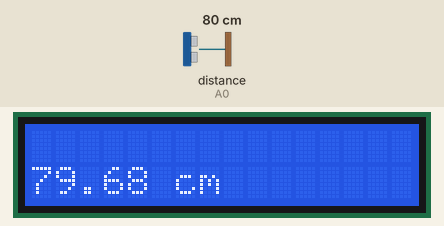
This sketch was run on a simulated Arduino Uno, built with avr-gcc and run on an emulated ATmega328P. Shown: 16×2 character LCD. Wiring (inferred from the names in the program): ultrasonic range finder: trigger A1; echo A0. The inputs (shaded band) are chosen by the test bench; at power-on: distance to the obstacle (sensor on A0) 80 cm. The echo pulse lasts 58.3 µs per cm.

Above: at 2.7 s.
2.8 s: distance to the obstacle (sensor on A0) set to 2 cm
At 3.5 s:
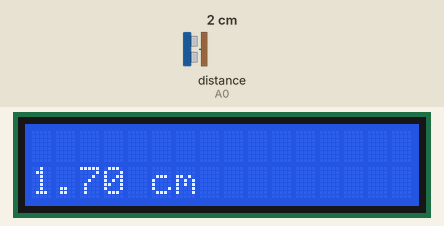
4.5 s: distance to the obstacle (sensor on A0) set to 299 cm
At 6.4 s:
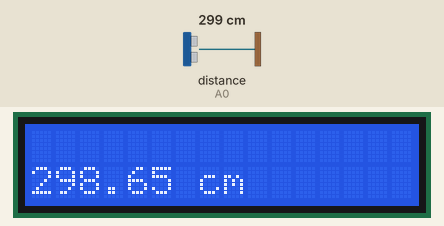
6.6 s: distance to the obstacle (sensor on A0) set to 4 cm
At 7.4 s:
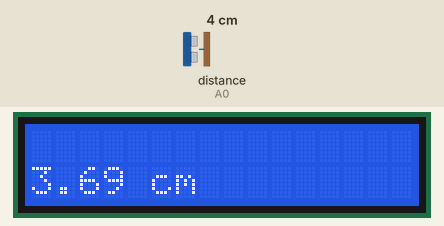
Timing chart, 0 to 9.6 s (numbered marks = the images above; inputs shaded):
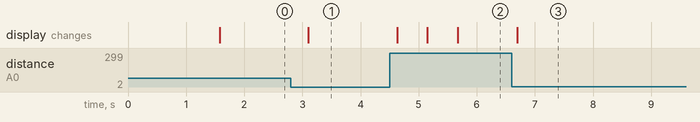

Measured:
- after the input at 2.8 s, the display: changes after 0.30 s (image 1)
- after the input at 4.5 s, the display: changes after 0.13 s (image 2)
- after the input at 6.6 s, the display: changes after 0.10 s (image 3)

The sketch:

rangefinder.ino
```cpp
#include <LiquidCrystal.h>

int trig = A1;
int echo = A0;

double duration;
double cm_dist;

LiquidCrystal lcd(2, 3, 4, 5, 6, 7);

void setup()
{
  Serial.begin(9600);

  pinMode(echo, INPUT);
  pinMode(trig, OUTPUT);

  lcd.begin(16, 2);
  lcd.setCursor(0,0);
  lcd.print("| RANGE FINDER |");
  lcd.setCursor(0,1);
  lcd.print("|==============|");

  delay(1500);
}

double getDistance()
{
  digitalWrite(trig, HIGH);
  delayMicroseconds(2);
  digitalWrite(trig, LOW);
  delayMicroseconds(10);
  duration = pulseIn(echo, HIGH);

  double distance = (duration*0.0343)/2;

  return distance;
}

void printDistance(double distance)
{
  lcd.clear();
  lcd.setCursor(0,1);
  lcd.print(distance);
  lcd.print(" cm");
}

void loop()
{
  cm_dist = getDistance();
  //Serial.println(cm_dist);
  printDistance(cm_dist);
  delay(500);
}
```
